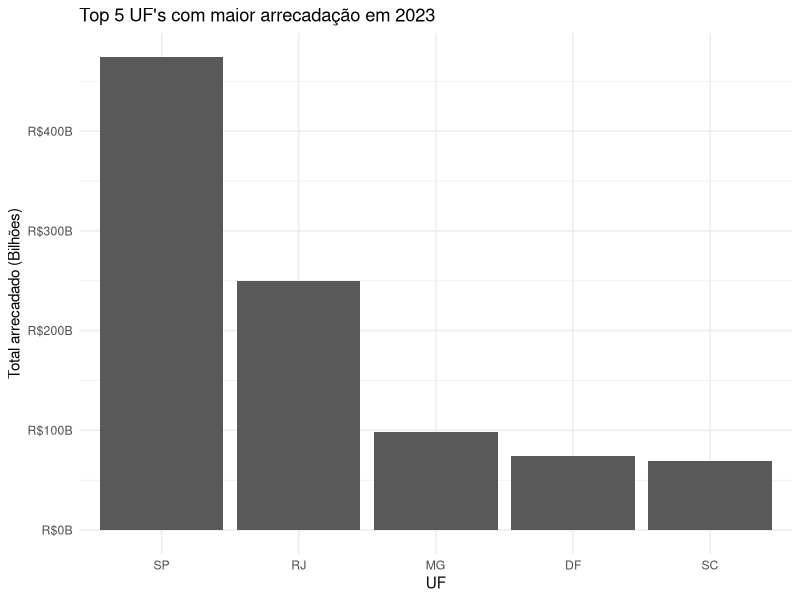
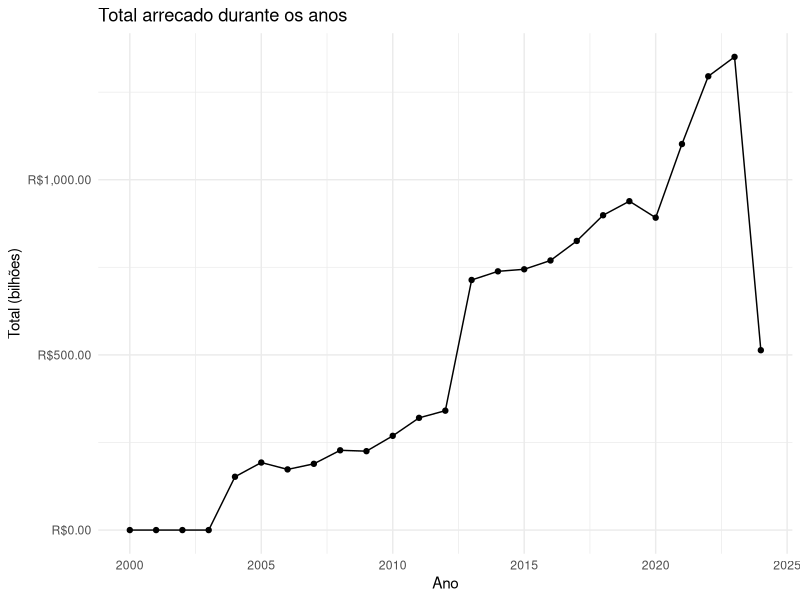

Recreate these plots in R, in order.
## ---- chunk 1
library('dplyr')
library('ggplot2')
## ---- chunk 2

arrecadacao_estado <- read.table(
  file = "./dataset/arrecadacao-estado.csv", fileEncoding="latin1", sep=";", dec=',', check.names=F, header = T)

arrecadacao_estado
## ---- chunk 3
cols_with_missing <- colnames(arrecadacao_estado)[apply(arrecadacao_estado, 2, anyNA)]

arrecadacao_estado[cols_with_missing] <- lapply(
  arrecadacao_estado[cols_with_missing],
  function(x) replace(x, is.na(x), 0)
)
## ---- chunk 4
df_filtered <- arrecadacao_estado %>%
  filter(Ano == 2023)
total_uf <- df_filtered %>%
  reframe(arrecadacao_cols = rowSums(across(where(is.numeric))), .by=UF) %>%
  reframe(arrecadacao_total = sum(arrecadacao_cols), .by=UF) %>%
  arrange(desc(arrecadacao_total))

## ---- chunk 5
top_5_taxes <- total_uf %>%
  top_n(5, wt = arrecadacao_total)

ggplot(top_5_taxes, aes(x = reorder(UF, -arrecadacao_total), y = arrecadacao_total)) +
  geom_bar(stat = "identity") +
  scale_y_continuous(labels = scales::dollar_format(scale = 1e-9, suffix = "B", prefix = "R$")) +
  labs(title = "Top 5 UF's com maior arrecadação em 2023", x = "UF", y = "Total arrecadado (Bilhões)") +
  theme_minimal()
## ---- chunk 6
total <- arrecadacao_estado %>%
  reframe(arrecadacao_cols = rowSums(across(where(is.numeric))), .by=Ano) %>%
  reframe(arrecadacao_total = sum(arrecadacao_cols), .by=Ano) %>%
  arrange(desc(arrecadacao_total))

## ---- chunk 7
ggplot(total, aes(x = Ano, y = arrecadacao_total)) +
  geom_line() +
  geom_point() +
  scale_y_continuous(labels = scales::dollar_format(scale = 1e-9, prefix = "R$")) +
  labs(title = "Total arrecado durante os anos", x = "Ano", y = "Total (bilhões)") +
  theme_minimal()
